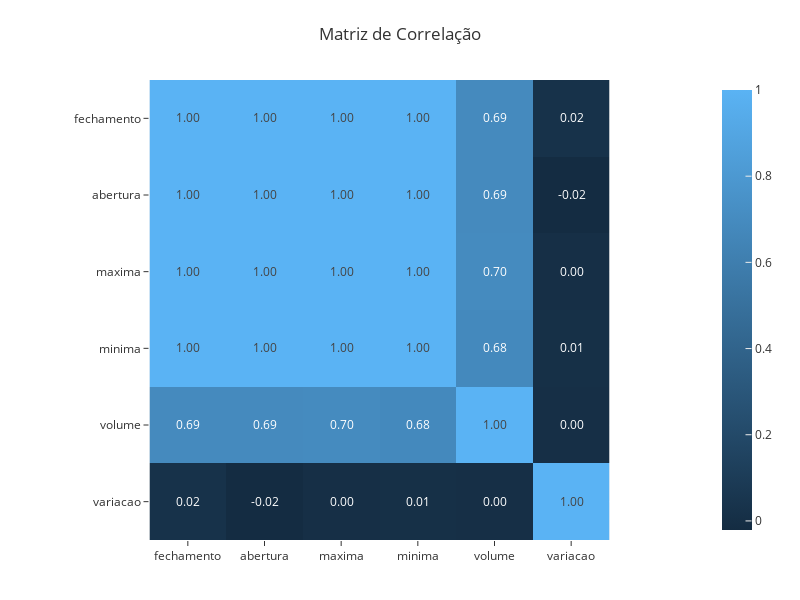

Write notebook code for a chart like this one.
### Code cell
fig = px.imshow(
    df.corr(), 
    text_auto = '.2f', 
    template = template
)
fig.update_layout(
    title = {
        'text' : 'Matriz de Correlação',
        'x':0.5,
        'xanchor': 'center'
    },
    width = 800, 
    height = 600,
    margin = dict(l = 60, r = 20, t = 80, b = 60),
)
fig.show()

### Figure 1 — Plotly figure (JSON) as saved in the notebook; plotly's stock layout.template omitted (floating-point values rounded to 4 significant figures)
{"data": [{"coloraxis": "coloraxis", "hovertemplate": "x: %{x}<br>y: %{y}<br>color: %{z}<extra></extra>", "name": "0", "texttemplate": "%{z:.2f}", "type": "heatmap", "x": ["fechamento", "abertura", "maxima", "minima", "volume", "variacao"], "xaxis": "x", "y": ["fechamento", "abertura", "maxima", "minima", "volume", "variacao"], "yaxis": "y", "z": [[1, 0.9989, 0.9995, 0.9996, 0.6898, 0.02443], [0.9989, 1, 0.9995, 0.9993, 0.6902, -0.02105], [0.9995, 0.9995, 1, 0.9994, 0.6958, 0.001599], [0.9996, 0.9993, 0.9994, 1, 0.6842, 0.007383], [0.6898, 0.6902, 0.6958, 0.6842, 1, 0.001121], [0.02443, -0.02105, 0.001599, 0.007383, 0.001121, 1]]}], "layout": {"coloraxis": {"colorscale": [[0, "rgb(20,44,66)"], [1, "rgb(90,179,244)"]]}, "height": 600, "margin": {"b": 60, "l": 60, "r": 20, "t": 80}, "title": {"text": "Matriz de Correlação", "x": 0.5, "xanchor": "center"}, "width": 800, "xaxis": {"anchor": "y", "constrain": "domain", "domain": [0, 1], "scaleanchor": "y"}, "yaxis": {"anchor": "x", "autorange": "reversed", "constrain": "domain", "domain": [0, 1]}}}
